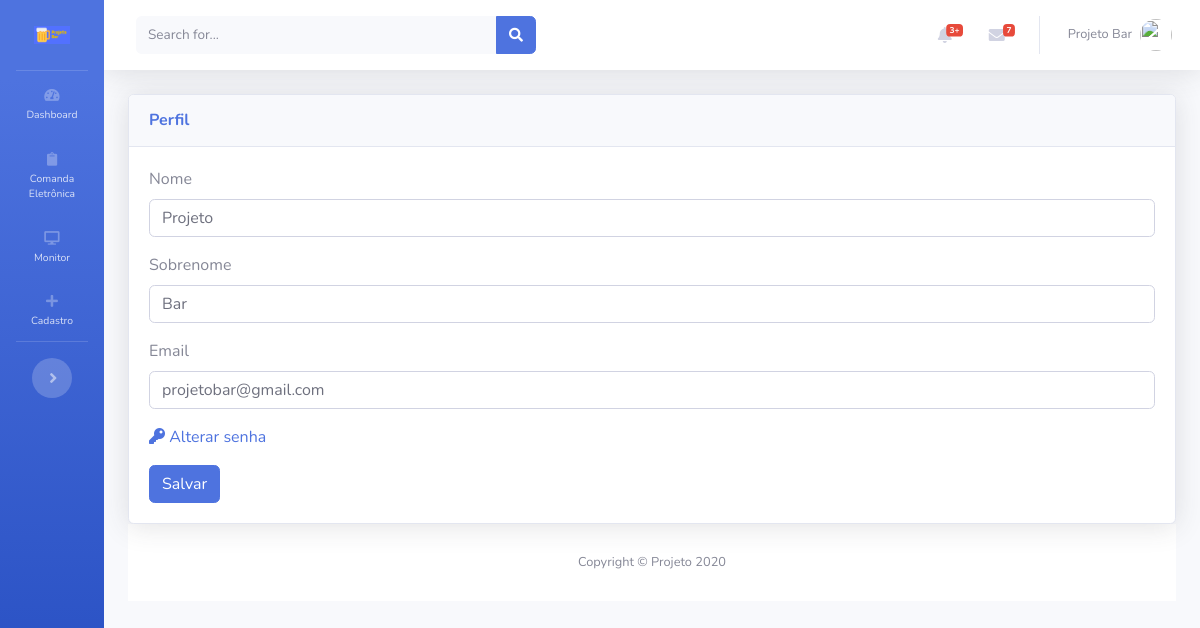
The app's page /views/perfil/index.php (signed in) with its own data.
### tables this page shows
CREATE TABLE IF NOT EXISTS `usuarios` (
  `id` int(10) unsigned zerofill NOT NULL AUTO_INCREMENT,
  `login` varchar(30) DEFAULT NULL,
  `nome` varchar(155) NOT NULL,
  `sobrenome` varchar(155) NOT NULL,
  `senha` varchar(40) DEFAULT NULL,
  `email` varchar(155) NOT NULL,
  `nivel` varchar(80) NOT NULL,
  PRIMARY KEY (`id`)
);

### config.php (called while the page is built, shortened)
<?php
$app_token= 'appbar1';

### views/perfil/index.php (the view, shortened to what this page needs)
<?php
include ('../../config.php');
include('../../inc/header.php');
 ?>
<body id="page-top">
  <div id="wrapper">
    <?php include('../../inc/sidebar.php'); ?>
    <div id="content-wrapper" class="d-flex flex-column">
      <div id="content">
       <?php include('../../inc/topbar.php'); ?>
       <div class="container-fluid">
        <div class="row">
  <div class="col-xl-12 col-lg-6">
    <div class="card shadow mb-12">
      <div class="card-header py-3 d-flex flex-row align-items-center justify-content-between">
        <h6 class="m-0 font-weight-bold text-primary">Perfil</h6>
      </div>
      <div class="card-body">
<?php
$sql="SELECT login,nome,sobrenome,senha,email FROM usuarios WHERE login = '".$_SESSION['login'.$app_token]."'";
$conecta->query($sql);
$r=mysqli_fetch_assoc(mysqli_query($conecta,$sql));
?>
<form method="post" action="<?php echo $_SERVER['PHP_SELF'];?>" >
    <div class="form-group">
    <label for="inputNome">Nome</label>
    <input type="text" class="form-control" name="inputNome" value="<?=$r['nome'];?>" required>
  </div>
      <div class="form-group">
    <label for="inputSobrenome">Sobrenome</label>
    <input type="text" class="form-control" name="inputSobrenome" value="<?=$r['sobrenome'];?>" required>
  </div>
  <div class="form-group">
    <label for="inputEmail">Email</label>
    <input type="email" class="form-control" name="inputEmail" value="<?=$r['email'];?>" required>
  </div>
  <div class="form-group">
    <a href="alterarSenha.php"><i class="fas fa-key"></i> Alterar senha</a>
  </div>
  <button type="submit" class="btn btn-primary" name="salvar">Salvar</button>
</form>
      </div>
    </div>
  </div>
</div>
<?php include('../../inc/footer.php'); ?>

### inc/topbar.php (shortened to what this page needs)
<?php
$sqltopbar="SELECT login,nome,sobrenome,email FROM usuarios WHERE login = '".$_SESSION['login'.$app_token]."'";
$conecta->query($sqltopbar);
$topbar=mysqli_fetch_assoc(mysqli_query($conecta,$sqltopbar));
?>
        <nav class="navbar navbar-expand navbar-light bg-white topbar mb-4 static-top shadow">
          <form class="d-none d-sm-inline-block form-inline mr-auto ml-md-3 my-2 my-md-0 mw-100 navbar-search">
            <div class="input-group">
              <input type="text" class="form-control bg-light border-0 small" placeholder="Search for..." aria-label="Search" aria-describedby="basic-addon2">
              <div class="input-group-append">
                <button class="btn btn-primary" type="button">
                  <i class="fas fa-search fa-sm"></i>
                </button>
              </div>
            </div>
          </form>
          <ul class="navbar-nav ml-auto">
            <li class="nav-item dropdown no-arrow mx-1">
              <a class="nav-link dropdown-toggle" href="#" id="alertsDropdown" role="button" data-toggle="dropdown" aria-haspopup="true" aria-expanded="false">
                <i class="fas fa-bell fa-fw"></i>
                <span class="badge badge-danger badge-counter">3+</span>
              </a>
            </li>
            <li class="nav-item dropdown no-arrow mx-1">
              <a class="nav-link dropdown-toggle" href="#" id="messagesDropdown" role="button" data-toggle="dropdown" aria-haspopup="true" aria-expanded="false">
                <i class="fas fa-envelope fa-fw"></i>
                <span class="badge badge-danger badge-counter">7</span>
              </a>
            </li>
            <li class="nav-item dropdown no-arrow">
              <a class="nav-link dropdown-toggle" href="#" id="userDropdown" role="button" data-toggle="dropdown" aria-haspopup="true" aria-expanded="false">
                <span class="mr-2 d-none d-lg-inline text-gray-600 small">
                  <?php echo ucfirst(strtolower($topbar['nome']))." ".ucfirst(strtolower($topbar['sobrenome'])); ?></span>
                <img class="img-profile rounded-circle" src="https://source.unsplash.com/QAB-WJcbgJk/60x60">
              </a>
            </li>
          </ul>
        </nav>

### records on screen
usuarios: nome "Projeto", sobrenome "Bar", inputNome "Projeto", inputSobrenome "Bar", inputEmail "projetobar@gmail.com"

### other values on screen
$app_name "Projeto"
